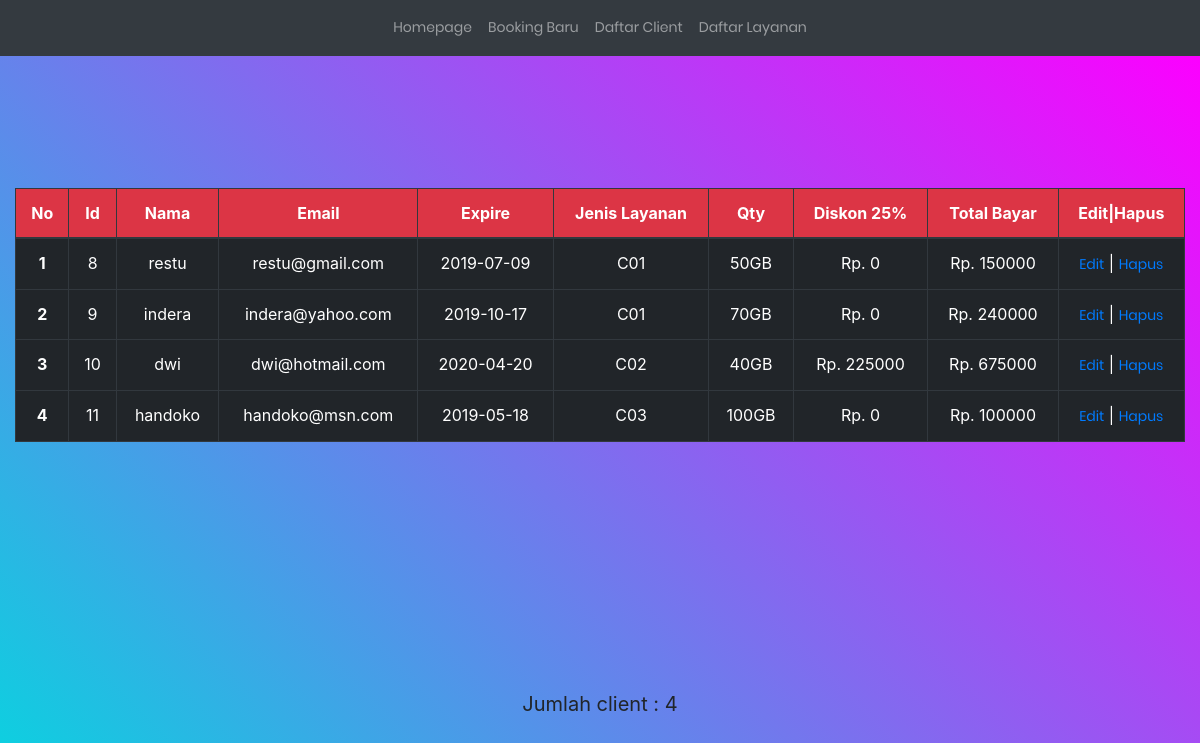
Page /list.php on the committed database.
### tables this page shows
CREATE TABLE `client` (
  `id` int(3) NOT NULL,
  `nama` varchar(25) NOT NULL,
  `email` varchar(20) NOT NULL,
  `tgl_berakhir` date NOT NULL,
  `kode_produk` varchar(3) NOT NULL,
  `qty` int(3) NOT NULL,
  `diskon` int(9) NOT NULL,
  `total_biaya` int(10) NOT NULL
);

### list.php (the view, shortened to what this page needs)
<?php include("config.php"); ?>
<!DOCTYPE html>
<html lang="en">
<head>
	<link rel="stylesheet" type="text/css" href="vendor/bootstrap/css/bootstrap.min.css">
	<link rel="stylesheet" type="text/css" href="fonts/font-awesome-4.7.0/css/font-awesome.min.css">
	<link rel="stylesheet" type="text/css" href="vendor/animate/animate.css">
	<link rel="stylesheet" type="text/css" href="vendor/css-hamburgers/hamburgers.min.css">
	<link rel="stylesheet" type="text/css" href="vendor/animsition/css/animsition.min.css">
	<link rel="stylesheet" type="text/css" href="vendor/select2/select2.min.css">
	<link rel="stylesheet" type="text/css" href="vendor/daterangepicker/daterangepicker.css">
	<link rel="stylesheet" type="text/css" href="css/util.css">
	<link rel="stylesheet" type="text/css" href="css/main.css">
	<link rel="stylesheet" type="text/css" href="bootstrap/dist/css/bootstrap.min.css">
</head>
	<body>
	<nav class="navbar navbar-expand-md navbar-dark bg-dark">
      <div class="collapse navbar-collapse justify-content-md-center" id="navvv">
        <ul class="navbar-nav">
          <li class="nav-item">
            <a class="nav-link js-scroll-trigger" href="index.php">Homepage</a>
          </li>
          <li class="nav-item">
            <a class="nav-link js-scroll-trigger" href="form-daftar.php">Booking Baru</a>
          </li>
          <li class="nav-item">
            <a class="nav-link js-scroll-trigger" href="list.php">Daftar Client</a>
					</li>
					<li class="nav-item">
            <a class="nav-link js-scroll-trigger" href="storage.php">Daftar Layanan</a>
          </li>
        </ul>
      </div>
	</nav>
		<div class="container-contact100">
				<table class="table table-hover table-dark table-lg table-bordered">
					<thead>
					<tr class="tengah bg-danger">
						<th scope="col">No</th>
						<th scope="col">Id</th>
						<th scope="col">Nama</th>
						<th scope="col">Email</th>
						<th scope="col">Expire</th>
						<th scope="col">Jenis Layanan</th>
						<th scope="col">Qty</th>
						<th scope="col">Diskon 25%</th>
						<th scope="col">Total Bayar</th>
						<th scope="col">Edit|Hapus</th>
					</tr>
					</thead>
					<tbody>
						<?php
							$sql = "SELECT * FROM client";
							$query = mysqli_query($db, $sql);
							$no=1;
							while($client = mysqli_fetch_array($query)){
								echo "<tr>";
								echo "<th scope='row'>".$no."</td>";
								echo "<td>".$client['id']."</td>";
								echo "<td>".$client['nama']."</td>";
								echo "<td>".$client['email']."</td>";
								echo "<td>".$client['tgl_berakhir']."</td>";
								echo "<td>".$client['kode_produk']."</td>";
								echo "<td>".$client['qty']."GB</td>";
								echo "<td> Rp. ".$client['diskon']."</td>";
								echo "<td> Rp. ".$client['total_biaya']."</td>";
								echo "<td>";
								echo "<a href='form-edit.php?id=".$client['id']."'>Edit</a> | ";
								echo "<a href='hapus.php?id=".$client['id']."'>Hapus</a>";
								echo "</td>";
								echo "</tr>";
								$no++;
							}
						?>
					</tbody>
				</table>
				<h3 class="h5 font-weight-normal text-center">Jumlah client : <?php echo mysqli_num_rows($query) ?></h3>
			</div>
	</body>
</html>

### css/main.css (style rules this page uses)
table, tr, th { text-align: center; }
* { margin: 0px; padding: 0px; box-sizing: border-box; }
body, html { height: 100%; font-family: Poppins-Regular, sans-serif; }
a { font-family: Poppins-Regular; font-size: 14px; line-height: 1.7; color: #666666; margin: 0px; transition: all 0.4s; -webkit-transition: all 0.4s; -o-transition: all 0.4s; -moz-transition: all 0.4s; }
h1,h2,h3,h4,h5,h6 { margin: 0px; }
ul, li { margin: 0px; list-style-type: none; }
.container-contact100 { width: 100%; min-height: 100vh; display: -webkit-box; display: -webkit-flex; display: -moz-box; display: -ms-flexbox; display: flex; flex-wrap: wrap; justify-content: center; align-items: center; padding: 15px; background: #a64bf4; background: -webkit-linear-gradient(45deg, #00dbde, #fc00ff); background: -o-linear-gradient(45deg, #00dbde, #fc00ff); background: -moz-linear-gradient(45deg, #00dbde, #fc00ff); background: linear-gradient(45deg, #00dbde, #fc00ff); }

### rows in the picture
client: id "8", nama "restu", email "restu@gmail.com", tgl_berakhir "2019-07-09", kode_produk "C01", qty "50", diskon "0", total_biaya "150000"
client: id "9", nama "indera", email "indera@yahoo.com", tgl_berakhir "2019-10-17", kode_produk "C01", qty "70", diskon "0", total_biaya "240000"
client: id "10", nama "dwi", email "dwi@hotmail.com", tgl_berakhir "2020-04-20", kode_produk "C02", qty "40", diskon "225000", total_biaya "675000"
client: id "11", nama "handoko", email "handoko@msn.com", tgl_berakhir "2019-05-18", kode_produk "C03", qty "100", diskon "0", total_biaya "100000"

### other values in the picture
mysqli_num_rows($query) "4"
